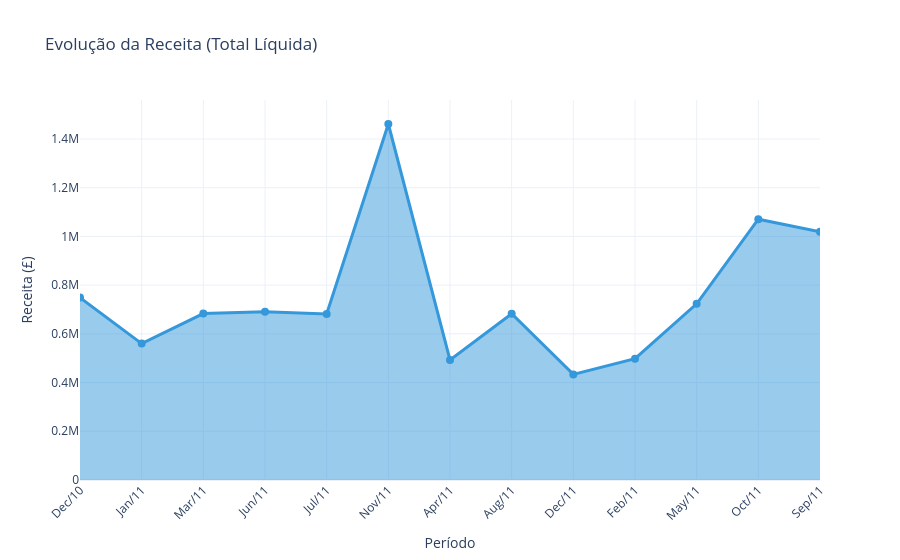

Notebook source saved alongside this figure:
### Markdown cell above
<div id="evolucao"></div>

## 3. Evolução Temporal

### Code cell
# Receita mensal
receita_mensal = df_features.groupby(['ano', 'mes_nome']).agg(
    receita=('total', 'sum'),
    n_transacoes=('InvoiceNo', 'count')
).reset_index()


meses = ['Jan', 'Fev', 'Mar', 'Abr', 'Mai', 'Jun', 'Jul', 'Ago', 'Set', 'Out', 'Nov', 'Dez']

receita_mensal['mes_pedido'] = pd.Categorical(receita_mensal['mes_nome'], categories=meses, ordered=True)
receita_mensal = receita_mensal.sort_values(['ano', 'mes_pedido'])


receita_mensal['eixo_x'] = receita_mensal['mes_nome'] + '/' + receita_mensal['ano'].astype(str).str[-2:]


fig = go.Figure()

fig.add_trace(go.Scatter(
    x=receita_mensal['eixo_x'],
    y=receita_mensal['receita'],
    mode='lines+markers',
    name='Receita',
    line=dict(color='#3498db', width=3),
    marker=dict(size=8),
    fill='tozeroy',
    hovertemplate='Mês/Ano: %{x}<br>Receita: £%{y:,.2f}<extra></extra>'
))

fig.update_layout(
    title='Evolução da Receita (Total Líquida)',
    xaxis_title='Período',
    yaxis_title='Receita (£)',
    xaxis_tickangle=-45,
    hovermode='x unified',
    template='plotly_white'
)

fig.show()

### Figure 1 — Plotly figure (JSON) as saved in the notebook; plotly's stock layout.template omitted (floating-point values rounded to 4 significant figures)
{"data": [{"fill": "tozeroy", "hovertemplate": "Mês/Ano: %{x}<br>Receita: £%{y:,.2f}<extra></extra>", "line": {"color": "#3498db", "width": 3}, "marker": {"size": 8}, "mode": "lines+markers", "name": "Receita", "type": "scatter", "x": ["Dec/10", "Jan/11", "Mar/11", "Jun/11", "Jul/11", "Nov/11", "Apr/11", "Aug/11", "Dec/11", "Feb/11", "May/11", "Oct/11", "Sep/11"], "y": [749000.0, 560000.0, 683300.0, 691100.0, 681300.0, 1462000.0, 493200.0, 682700.0, 433700.0, 498100.0, 723300.0, 1071000.0, 1020000.0]}], "layout": {"hovermode": "x unified", "title": {"text": "Evolução da Receita (Total Líquida)"}, "xaxis": {"tickangle": -45, "title": {"text": "Período"}}, "yaxis": {"title": {"text": "Receita (£)"}}}}
